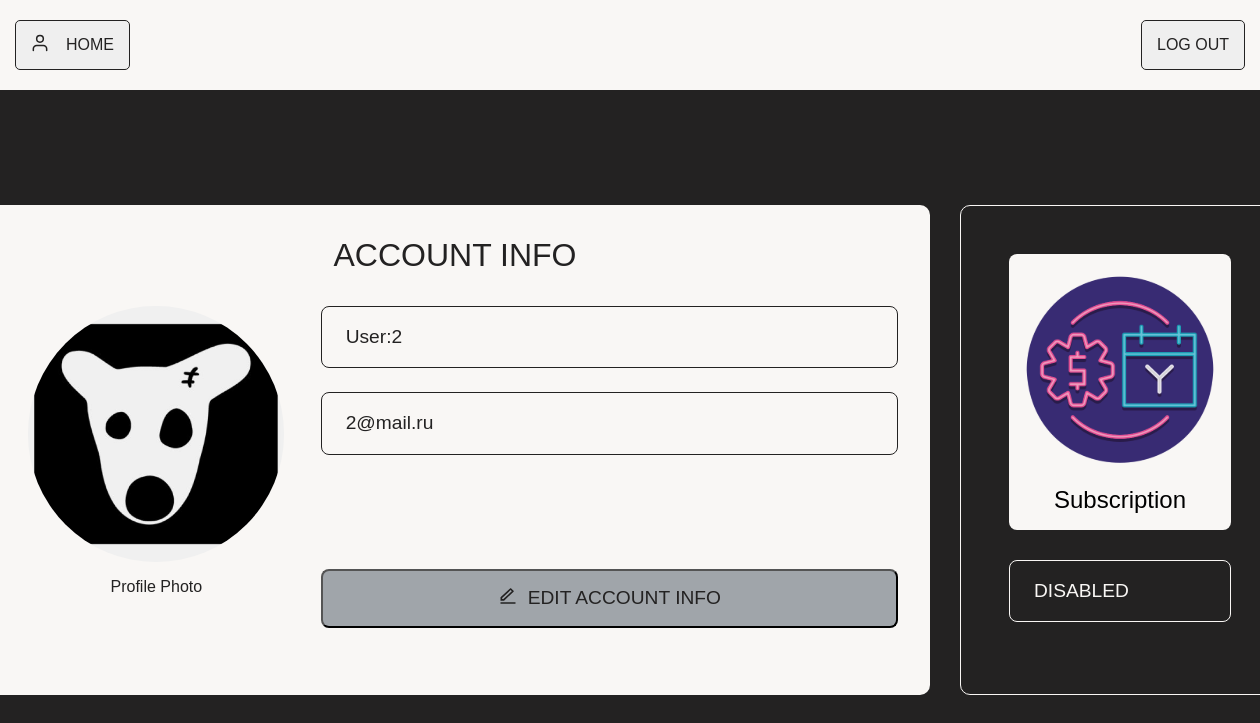
/account (signed in), run on the app's committed database.
### project1/models.py (models this page shows, shortened)
class BaseUser(UserMixin):
    def get_role(self):
        return self.__class__.__name__.lower()

class User(BaseUser, db.Model):
    __tablename__ = 'User'
    id = db.Column(db.Integer, primary_key=True)
    username = db.Column(db.String(20), unique=True, nullable=False)
    email = db.Column(db.String(120), unique=True, nullable=False)
    password_hash = db.Column(db.String(100), nullable=False)
    image_file = db.Column(db.String(20), nullable=False, default='default.jpg')
    date_started = db.Column(db.DateTime)
    date_end = db.Column(db.DateTime)
    lasts = db.Column(db.Integer, default = 5)
    is_blocked = db.Column(db.Boolean(), nullable=False, default=False)
    def is_active(self):
        return self.date_end != None

### project1/routes/common.py (the view)
@common_bp.route("/account", methods=["GET", "POST"])
@login_required
def account():
    image_file = url_for(
        'static', filename='profile_pics/' + current_user.image_file)
    return render_template("personal_account.html", title='Account', image_file=image_file)

### project1/models.py (called while the page is built)
@login_manager.user_loader
def load_user(user_id):
    user_type, _, user_id = user_id.partition(":")
    if user_type == "user":
        return User.query.get(int(user_id))
    elif user_type == "admin":
        return Admin.query.get(int(user_id))
    return None

### project1/templates/personal_account.html (shortened to what this page needs)
{% extends "layout.html"%}
{% block links%}
<div class="shapka-field">
        <div class="user-logo">
            <img src="{{url_for('static', filename='images/user_black.svg')}}" alt="User">
        </div>
        <a href = "{{url_for('common.home')}}"><button type="button" class="auth-button">HOME</button></a>
      </div>
      <a href = "{{url_for('common.logout')}}"><button type="button" class="auth-button s1">LOG OUT</button></a>
    {% endblock links %}
{%block styles%}
    <link rel="stylesheet" href="{{url_for('static', filename='personal_account.css')}}">
{% endblock styles%}
{%block content%}
<div class="content-container">
        <div class="account-container">
            <div class="account-info">ACCOUNT INFO</div>
            <div class="account-content">
                <div class="profile-section">
                    <div class="profile-photo">
                        <img src="{{url_for('static', filename = 'profile_pics/'+current_user.image_file)}}" alt="Profile Photo">
                        <span>Profile Photo</span>
                    </div>
                </div>
                <div class="info-section">
                    <div class="account-label">{{current_user.username}}</div>
                    <div class="account-label">{{current_user.email}}</div>
                    <a href = "{{url_for('common.edit_account_info')}}"><div class="edit-info">
                        <button type="button" class="account-button">
                            <div class="edit-logo">
                                <img src="{{url_for('static', filename='images/edit-line.svg')}}" alt="Edit">
                            </div>
                            EDIT ACCOUNT INFO
                        </button>
                    </a>
                    </div>
                </div>
            </div>
        </div>
        <div class="subscription-container">
            <a href = "{{url_for('sub.subs_shop')}}"><button type="button" class="subscription-button">
                <div class="subscription-img">
                    <img src="./../static/images/subscription.svg" alt="Subscription">
                </div>
                <span class="subscription-text">Subscription</span>
            </button></a>
            <div class="subscription-label">
                {% if current_user.get_role() == 'user' %}
                {% if current_user.is_active() %} ACTIVE: till {{current_user.date_end}}{% else %} DISABLED {%endif%}
                {%else%}
                ACTIVE
                {%endif%}
            </div>
        </div>
    </div>
{% endblock content%}

### project1/static/user.css (style rules this page uses)
:root { --primary-color: #232222; --text-color: #f9f7f5; --border-color: #232222; --button-bg: #f9f7f5; --button-text: #232222; --shapka-bg: #f9f7f5; }
* { box-sizing: border-box; margin: 0; padding: 0; }
body { font-family: 'Montserrat', sans-serif; background-color: var(--primary-color); color: var(--text-color); min-height: 100vh; display: flex; justify-content: center; align-items: center; }
.shapka-field { display: flex; align-items: center; }
.auth-button { padding: 15px 15px 15px 50px; color: var(--button-text); border: 1px solid var(--border-color); border-radius: 5px; font-size: 1rem; font-weight: 500; cursor: pointer; transition: all 0.3s ease; text-align: left; position: relative; }
.user-logo { position: absolute; left: 30px; top: 50%; margin: auto; transform: translateY(-50%); z-index: 1; }
.user-logo img { width: 20px; height: 20px; }
.s1 { padding-left: 15px; margin-left: 0; }

### project1/static/personal_account.css (style rules this page uses)
:root { --primary-color: #232222; --text-color: #f9f7f5; --border-color: #232222; --button-bg: #f9f7f5; --button-text: #232222; --shapka-bg: #f9f7f5; --account-bg: #f9f7f5; }
* { box-sizing: border-box; margin: 0; padding: 0; }
a.text:active, a.text:hover, a { text-decoration: none !important; color: #666; }
body { font-family: 'Montserrat', sans-serif; background-color: var(--primary-color); color: var(--text-color); min-height: 100vh; display: flex; justify-content: center; align-items: center; }
.shapka-field { display: flex; align-items: center; }
.auth-button { padding: 15px 15px 15px 50px; color: var(--button-text); border: 1px solid var(--border-color); border-radius: 5px; font-size: 1rem; font-weight: 500; cursor: pointer; transition: all 0.3s ease; text-align: left; position: relative; }
.s1 { padding-left: 15px; margin-left: 0; }
.content-container { display: flex; justify-content: center; gap: 30px; margin-top: 100px; width: 100%; max-width: 1600px; padding: 0 40px; }
.account-container { background-color: var(--account-bg); border-radius: 10px; padding: 2rem; color: #232222; flex: 2; min-width: 950px; }
.account-info { font-size: 2rem; font-weight: 500; margin-bottom: 2rem; text-align: center; }
.account-content { display: flex; gap: 20px; }
.profile-section { flex: 1; display: flex; flex-direction: column; align-items: center; }
.profile-photo { display: flex; flex-direction: column; align-items: center; margin-bottom: 2rem; }
.profile-photo img { width: 256px; height: 256px; border-radius: 50%; object-fit: cover; margin-bottom: 1rem; }
.info-section { flex: 2; display: flex; flex-direction: column; }
.account-label { border: 1px solid var(--border-color); border-radius: 8px; padding: 1.2rem 1.5rem; margin-bottom: 1.5rem; width: 100%; font-size: 1.2rem; }
.edit-info { margin-top: auto; }
.account-button { padding: 15px 30px; color: #232222; background-color: rgb(73, 84, 96, 0.5); border-radius: 8px; font-size: 1.2rem; font-weight: 500; cursor: pointer; transition: all 0.3s ease; position: relative; width: 100%; max-width: 600px; display: flex; align-items: center; justify-content: center; }
.edit-logo { margin-right: 10px; }
.edit-logo img { width: 20px; height: 20px; }
.subscription-container { border: 1px solid #f9f7f5; border-radius: 10px; padding: 3rem; color: #232222; flex: 1; display: flex; flex-direction: column; gap: 30px; min-width: 320px; }
.subscription-button { background-color: #f9f7f5; border: none; border-radius: 8px; cursor: pointer; display: flex; flex-direction: column; align-items: center; padding: 1rem; width: 100%; transition: all 0.3s ease; }
.subscription-label { border: 1px solid #f9f7f5; color: #f9f7f5; border-radius: 8px; padding: 1.2rem 1.5rem; margin-bottom: 1.5rem; width: 100%; font-size: 1.2rem; }
.subscription-img { display: flex; justify-content: center; align-items: center; margin-bottom: 1rem; }
.subscription-img img { width: 200px; height: 200px; }
.subscription-text { font-size: 1.5rem; font-weight: 500; }

### data on the page
User: image_file (placeholder picture), username "User:2", email "2@mail.ru"
